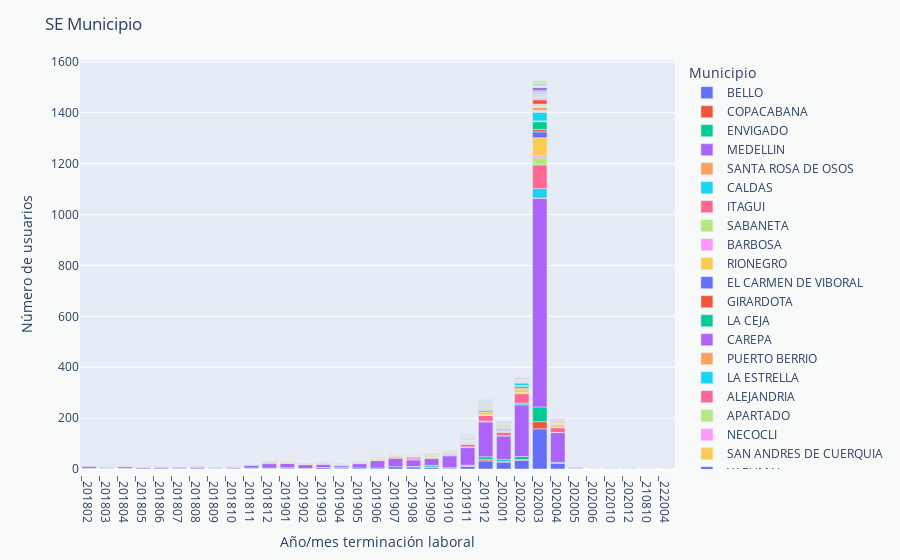

This figure's notebook cell:
### Code cell
dfSE_municipio= dfSE_1
dfSE['Número de usuarios'] = dfSE['numeroDocumento']
dfSE_municipio = dfSE_municipio.drop_duplicates(['Número de usuarios'])
dfSE_municipio['Año/mes terminación laboral'] = [("_" + i[0:4] + i[5:7]) for i in dfSE['Fecha de terminación laboral']]
dfSE_municipio['Año/mes terminación laboralInt'] = [int(i[1:]) for i in dfSE_municipio['Año/mes terminación laboral']]
dfSE_municipio = dfSE_municipio[dfSE_municipio["Año/mes terminación laboralInt"] >= 201802]
SE_Municipio = dfSE_municipio.groupby(['Año/mes terminación laboral', 'Municipio']).count().reset_index()
Line_fig = px.bar(SE_Municipio, x="Año/mes terminación laboral", y="Número de usuarios", color="Municipio")
Line_fig.update_layout(title='SE Municipio', paper_bgcolor="#F8F9F9").update_xaxes(categoryorder = "category ascending")
